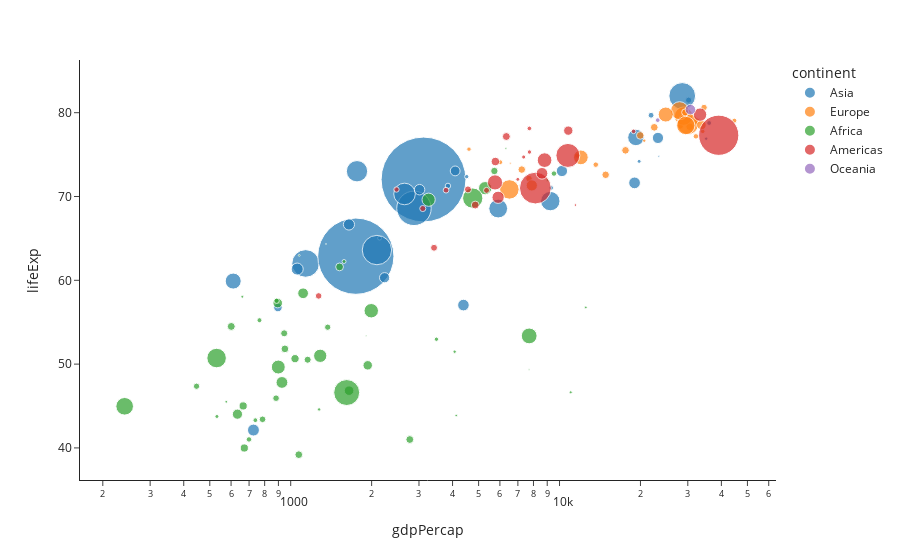

The notebook cell this image was saved under:
### Code cell
import plotly.express as px
df = px.data.gapminder()

fig=px.scatter(df.query("year==2002"),x="gdpPercap", y="lifeExp",
               size="pop", color="continent", hover_name="country",
               log_x=True, size_max=60)
fig.show()

### Figure 1 — Plotly figure (JSON) as saved in the notebook; plotly's stock layout.template omitted (floating-point values rounded to 4 significant figures)
{"data": [{"hovertemplate": "<b>%{hovertext}</b><br><br>continent=Asia<br>gdpPercap=%{x}<br>lifeExp=%{y}<br>pop=%{marker.size}<extra></extra>", "hovertext": ["Afghanistan", "Bahrain", "Bangladesh", "Cambodia", "China", "Hong Kong, China", "India", "Indonesia", "Iran", "Iraq", "Israel", "Japan", "Jordan", "Korea, Dem. Rep.", "Korea, Rep.", "Kuwait", "Lebanon", "Malaysia", "Mongolia", "Myanmar", "Nepal", "Oman", "Pakistan", "Philippines", "Saudi Arabia", "Singapore", "Sri Lanka", "Syria", "Taiwan", "Thailand", "Vietnam", "West Bank and Gaza", "Yemen, Rep."], "legendgroup": "Asia", "marker": {"color": "#1F77B4", "size": [25268405, 656397, 135656790, 12926707, 1280400000, 6762476, 1034172547, 211060000, 66907826, 24001816, 6029529, 127065841, 5307470, 22215365, 47969150, 2111561, 3677780, 22662365, 2674234, 45598081, 25873917, 2713462, 153403524, 82995088, 24501530, 4197776, 19576783, 17155814, 22454239, 62806748, 80908147, 3389578, 18701257], "sizemode": "area", "sizeref": 355700.0, "symbol": "circle"}, "mode": "markers", "name": "Asia", "orientation": "v", "showlegend": true, "x": [726.7, 23400.0, 1136.0, 896.2, 3119.0, 30210.0, 1747.0, 2874.0, 9241.0, 4391.0, 21910.0, 28600.0, 3845.0, 1647.0, 19230.0, 35110.0, 9314.0, 10210.0, 2141.0, 611, 1057.0, 19770.0, 2093.0, 2651.0, 19010.0, 36020.0, 3015.0, 4091.0, 23240.0, 5913.0, 1764.0, 4515.0, 2235.0], "xaxis": "x", "y": [42.13, 74.8, 62.01, 56.75, 72.03, 81.5, 62.88, 68.59, 69.45, 57.05, 79.7, 82, 71.26, 66.66, 77.05, 76.9, 71.03, 73.04, 65.03, 59.91, 61.34, 74.19, 63.61, 70.3, 71.63, 78.77, 70.81, 73.05, 76.99, 68.56, 73.02, 72.37, 60.31], "yaxis": "y", "type": "scatter"}, {"hovertemplate": "<b>%{hovertext}</b><br><br>continent=Europe<br>gdpPercap=%{x}<br>lifeExp=%{y}<br>pop=%{marker.size}<extra></extra>", "hovertext": ["Albania", "Austria", "Belgium", "Bosnia and Herzegovina", "Bulgaria", "Croatia", "Czech Republic", "Denmark", "Finland", "France", "Germany", "Greece", "Hungary", "Iceland", "Ireland", "Italy", "Montenegro", "Netherlands", "Norway", "Poland", "Portugal", "Romania", "Serbia", "Slovak Republic", "Slovenia", "Spain", "Sweden", "Switzerland", "Turkey", "United Kingdom"], "legendgroup": "Europe", "marker": {"color": "#FF7F0E", "size": [3508512, 8148312, 10311970, 4165416, 7661799, 4481020, 10256295, 5374693, 5193039, 59925035, 82350671, 10603863, 10083313, 288030, 3879155, 57926999, 720230, 16122830, 4535591, 38625976, 10433867, 22404337, 10111559, 5410052, 2011497, 40152517, 8954175, 7361757, 67308928, 59912431], "sizemode": "area", "sizeref": 355700.0, "symbol": "circle"}, "mode": "markers", "name": "Europe", "orientation": "v", "showlegend": true, "x": [4604.0, 32420.0, 30490.0, 6019.0, 7697.0, 11630.0, 17600.0, 32170.0, 28200.0, 28930.0, 30040.0, 22510.0, 14840.0, 31160.0, 34080.0, 27970.0, 6557.0, 33720.0, 44680.0, 12000.0, 19970.0, 7885.0, 7236.0, 13640.0, 20660.0, 24840.0, 29340.0, 34480.0, 6508.0, 29480.0], "xaxis": "x", "y": [75.65, 78.98, 78.32, 74.09, 72.14, 74.88, 75.51, 77.18, 78.37, 79.59, 78.67, 78.26, 72.59, 80.5, 77.78, 80.24, 73.98, 78.53, 79.05, 74.67, 77.29, 71.32, 73.21, 73.8, 76.66, 79.78, 80.04, 80.62, 70.84, 78.47], "yaxis": "y", "type": "scatter"}, {"hovertemplate": "<b>%{hovertext}</b><br><br>continent=Africa<br>gdpPercap=%{x}<br>lifeExp=%{y}<br>pop=%{marker.size}<extra></extra>", "hovertext": ["Algeria", "Angola", "Benin", "Botswana", "Burkina Faso", "Burundi", "Cameroon", "Central African Republic", "Chad", "Comoros", "Congo, Dem. Rep.", "Congo, Rep.", "Cote d'Ivoire", "Djibouti", "Egypt", "Equatorial Guinea", "Eritrea", "Ethiopia", "Gabon", "Gambia", "Ghana", "Guinea", "Guinea-Bissau", "Kenya", "Lesotho", "Liberia", "Libya", "Madagascar", "Malawi", "Mali", "Mauritania", "Mauritius", "Morocco", "Mozambique", "Namibia", "Niger", "Nigeria", "Reunion", "Rwanda", "Sao Tome and Principe", "Senegal", "Sierra Leone", "Somalia", "South Africa", "Sudan", "Swaziland", "Tanzania", "Togo", "Tunisia", "Uganda", "Zambia", "Zimbabwe"], "legendgroup": "Africa", "marker": {"color": "#2CA02C", "size": [31287142, 10866106, 7026113, 1630347, 12251209, 7021078, 15929988, 4048013, 8835739, 614382, 55379852, 3328795, 16252726, 447416, 73312559, 495627, 4414865, 67946797, 1299304, 1457766, 20550751, 8807818, 1332459, 31386842, 2046772, 2814651, 5368585, 16473477, 11824495, 10580176, 2828858, 1200206, 31167783, 18473780, 1972153, 11140655, 119901274, 743981, 7852401, 170372, 10870037, 5359092, 7753310, 44433622, 37090298, 1130269, 34593779, 4977378, 9770575, 24739869, 10595811, 11926563], "sizemode": "area", "sizeref": 355700.0, "symbol": "circle"}, "mode": "markers", "name": "Africa", "orientation": "v", "showlegend": true, "x": [5288.0, 2773.0, 1373.0, 11000.0, 1038.0, 446.4, 1934.0, 738.7, 1156.0, 1076.0, 241.2, 3484.0, 1649.0, 1908.0, 4755.0, 7703.0, 765.4, 530.1, 12520.0, 660.6, 1112.0, 945.6, 575.7, 1288.0, 1275.0, 531.5, 9535.0, 894.6, 665.4, 951.4, 1579.0, 9022.0, 3258.0, 633.6, 4072.0, 601.1, 1615.0, 6316.0, 785.7, 1353.0, 1520.0, 699.5, 882.1, 7711.0, 1993.0, 4128.0, 899.1, 886.2, 5723.0, 927.7, 1072.0, 672.0], "xaxis": "x", "y": [70.99, 41.0, 54.41, 46.63, 50.65, 47.36, 49.86, 43.31, 50.52, 62.97, 44.97, 52.97, 46.83, 53.37, 69.81, 49.35, 55.24, 50.73, 56.76, 58.04, 58.45, 53.68, 45.5, 50.99, 44.59, 43.75, 72.74, 57.29, 45.01, 51.82, 62.25, 71.95, 69.61, 44.03, 51.48, 54.5, 46.61, 75.74, 43.41, 64.34, 61.6, 41.01, 45.94, 53.37, 56.37, 43.87, 49.65, 57.56, 73.04, 47.81, 39.19, 39.99], "yaxis": "y", "type": "scatter"}, {"hovertemplate": "<b>%{hovertext}</b><br><br>continent=Americas<br>gdpPercap=%{x}<br>lifeExp=%{y}<br>pop=%{marker.size}<extra></extra>", "hovertext": ["Argentina", "Bolivia", "Brazil", "Canada", "Chile", "Colombia", "Costa Rica", "Cuba", "Dominican Republic", "Ecuador", "El Salvador", "Guatemala", "Haiti", "Honduras", "Jamaica", "Mexico", "Nicaragua", "Panama", "Paraguay", "Peru", "Puerto Rico", "Trinidad and Tobago", "United States", "Uruguay", "Venezuela"], "legendgroup": "Americas", "marker": {"color": "#D62728", "size": [38331121, 8445134, 179914212, 31902268, 15497046, 41008227, 3834934, 11226999, 8650322, 12921234, 6353681, 11178650, 7607651, 6677328, 2664659, 102479927, 5146848, 2990875, 5884491, 26769436, 3859606, 1101832, 287675526, 3363085, 24287670], "sizemode": "area", "sizeref": 355700.0, "symbol": "circle"}, "mode": "markers", "name": "Americas", "orientation": "v", "showlegend": true, "x": [8798.0, 3413.0, 8131.0, 33330.0, 10780.0, 5755.0, 7723.0, 6341.0, 4564.0, 5773.0, 5352.0, 4858.0, 1270.0, 3100.0, 6995.0, 10740.0, 2475.0, 7356.0, 3784.0, 5909.0, 18860.0, 11460.0, 39100.0, 7727.0, 8605.0], "xaxis": "x", "y": [74.34, 63.88, 71.01, 79.77, 77.86, 71.68, 78.12, 77.16, 70.85, 74.17, 70.73, 68.98, 58.14, 68.56, 72.05, 74.9, 70.84, 74.71, 70.75, 69.91, 77.78, 68.98, 77.31, 75.31, 72.77], "yaxis": "y", "type": "scatter"}, {"hovertemplate": "<b>%{hovertext}</b><br><br>continent=Oceania<br>gdpPercap=%{x}<br>lifeExp=%{y}<br>pop=%{marker.size}<extra></extra>", "hovertext": ["Australia", "New Zealand"], "legendgroup": "Oceania", "marker": {"color": "#9467BD", "size": [19546792, 3908037], "sizemode": "area", "sizeref": 355700.0, "symbol": "circle"}, "mode": "markers", "name": "Oceania", "orientation": "v", "showlegend": true, "x": [30690.0, 23190.0], "xaxis": "x", "y": [80.37, 79.11], "yaxis": "y", "type": "scatter"}], "layout": {"xaxis": {"anchor": "y", "domain": [0, 1], "title": {"text": "gdpPercap"}, "type": "log"}, "yaxis": {"anchor": "x", "domain": [0, 1], "title": {"text": "lifeExp"}}, "legend": {"title": {"text": "continent"}, "tracegroupgap": 0, "itemsizing": "constant"}, "margin": {"t": 60}}}
